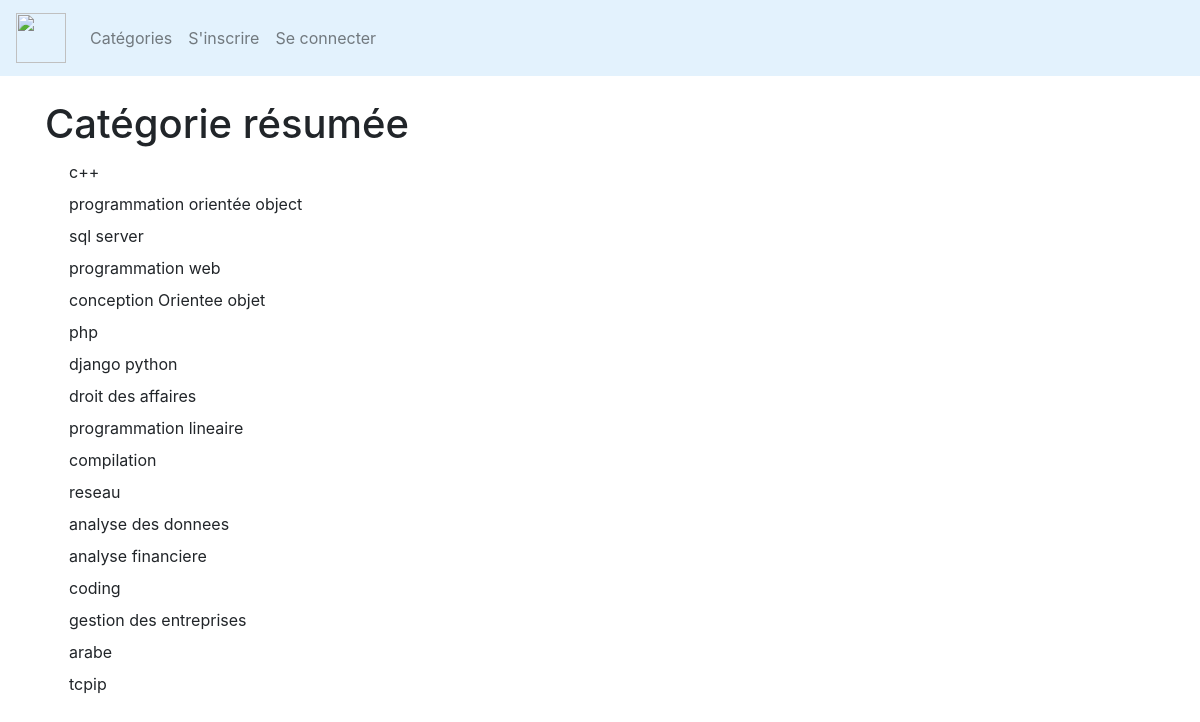
The page /categories_list on the database its author committed.
### LeBlog/models.py (models this page shows, shortened)
class Categorie(models.Model):
        name = models.CharField(max_length=255)
        def __str__(self):
            return self.name

### LeBlog/views.py (the view)
# urls.py: path('categories_list', CategoryListView, name='categories_list'),
def CategoryListView(request):
    cat_menu_list = Categorie.objects.all()
    return render(request, 'cat_menu_list.html', {'cat_menu_list': cat_menu_list})

### LeBlog/templates/cat_menu_list.html (shortened to what this page needs)
{% extends 'base.html' %}
{% block content %}
<h1>Catégorie résumée</h1>
          {%for item in cat_menu_list %}
          <a class="dropdown-item" href="{% url 'categorie' item|slugify %}">{{ item }}</a>
          {%endfor%}
{% endblock %}

### rows shown on the page
Categorie: name "c++"
Categorie: name "programmation orientée object"
Categorie: name "sql server"
Categorie: name "programmation web"
Categorie: name "conception Orientee objet"
Categorie: name "php"
Categorie: name "django python"
Categorie: name "droit des affaires"
Categorie: name "programmation lineaire"
Categorie: name "compilation"
Categorie: name "reseau"
Categorie: name "analyse des donnees"
Categorie: name "analyse financiere"
Categorie: name "coding"
Categorie: name "gestion des entreprises"
Categorie: name "arabe"
Categorie: name "tcpip"
